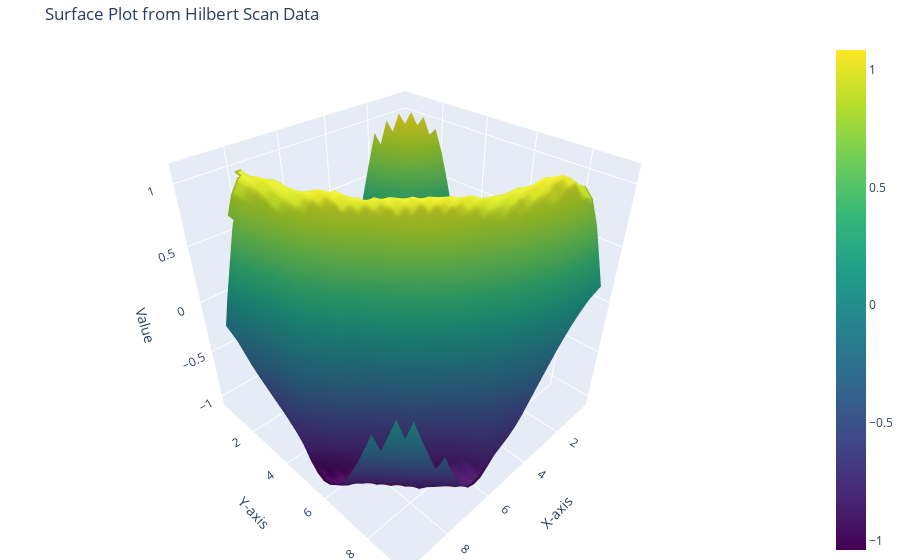

Write notebook code for a chart like this one.
### Code cell
from scipy.interpolate import griddata

# Scattered data
x = np.random.rand(100) * 10
y = np.random.rand(100) * 10
z = np.sin(np.sqrt(x**2 + y**2))

grid_x, grid_y = np.linspace(min(x), max(x), 32), np.linspace(min(y), max(y), 32)
grid_X, grid_Y = np.meshgrid(grid_x, grid_y)

# Interpolate z values onto the grid
grid_Z = griddata((x, y), z, (grid_X, grid_Y), method='cubic')

# Create the surface plot
fig = go.Figure(data=[go.Surface(z=grid_Z, x=grid_x, y=grid_y, colorscale='Viridis')])

# Customize layout
fig.update_layout(
    title='Surface Plot from Hilbert Scan Data',
    scene=dict(
        xaxis_title='X-axis',
        yaxis_title='Y-axis',
        zaxis_title='Value'
    ),
    margin=dict(l=0, r=0, t=40, b=0)
)

### Figure 1 — Plotly figure (JSON) as saved in the notebook; plotly's stock layout.template omitted (floating-point values rounded to 4 significant figures; data arrays with more than 128 entries replaced by an {"elided": "..."} marker saying what was removed)
{"data": [{"colorscale": [[0, "#440154"], [0.1111, "#482878"], [0.2222, "#3e4989"], [0.3333, "#31688e"], [0.4444, "#26828e"], [0.5556, "#1f9e89"], [0.6667, "#35b779"], [0.7778, "#6ece58"], [0.8889, "#b5de2b"], [1, "#fde725"]], "type": "surface", "x": [0.001142, 0.3226, 0.6441, 0.9655, 1.287, 1.608, 1.93, 2.251, 2.573, 2.894, 3.216, 3.537, 3.859, 4.18, 4.502, 4.823, 5.145, 5.466, 5.788, 6.109, 6.431, 6.752, 7.073, 7.395, 7.716, 8.038, 8.359, 8.681, 9.002, 9.324, 9.645, 9.967], "y": [0.07876, 0.3878, 0.6969, 1.006, 1.315, 1.624, 1.933, 2.242, 2.551, 2.86, 3.17, 3.479, 3.788, 4.097, 4.406, 4.715, 5.024, 5.333, 5.642, 5.951, 6.26, 6.569, 6.879, 7.188, 7.497, 7.806, 8.115, 8.424, 8.733, 9.042, 9.351, 9.66], "z": {"elided": "32x32 float values"}}], "layout": {"margin": {"b": 0, "l": 0, "r": 0, "t": 40}, "scene": {"xaxis": {"title": {"text": "X-axis"}}, "yaxis": {"title": {"text": "Y-axis"}}, "zaxis": {"title": {"text": "Value"}}}, "title": {"text": "Surface Plot from Hilbert Scan Data"}}}
